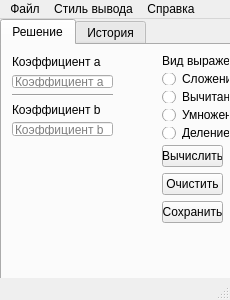
<?xml version="1.0" encoding="UTF-8"?>
<ui version="4.0">
 <class>MainWindow</class>
 <widget class="QMainWindow" name="MainWindow">
  <property name="geometry">
   <rect>
    <x>0</x>
    <y>0</y>
    <width>230</width>
    <height>300</height>
   </rect>
  </property>
  <property name="minimumSize">
   <size>
    <width>230</width>
    <height>300</height>
   </size>
  </property>
  <property name="maximumSize">
   <size>
    <width>230</width>
    <height>300</height>
   </size>
  </property>
  <property name="baseSize">
   <size>
    <width>2000</width>
    <height>2000</height>
   </size>
  </property>
  <property name="cursor">
   <cursorShape>ArrowCursor</cursorShape>
  </property>
  <property name="windowTitle">
   <string>КалькуляторQtDesigner</string>
  </property>
  <widget class="QWidget" name="centralwidget">
   <widget class="QTabWidget" name="tabWidget">
    <property name="geometry">
     <rect>
      <x>0</x>
      <y>0</y>
      <width>231</width>
      <height>282</height>
     </rect>
    </property>
    <property name="currentIndex">
     <number>0</number>
    </property>
    <widget class="QWidget" name="tab">
     <attribute name="title">
      <string>Решение</string>
     </attribute>
     <widget class="QWidget" name="verticalLayoutWidget">
      <property name="geometry">
       <rect>
        <x>10</x>
        <y>10</y>
        <width>101</width>
        <height>81</height>
       </rect>
      </property>
      <layout class="QVBoxLayout" name="verticalLayout_2">
       <item>
        <widget class="QLabel" name="label">
         <property name="text">
          <string>Коэффициент а</string>
         </property>
        </widget>
       </item>
       <item>
        <widget class="QLineEdit" name="get_a">
         <property name="contextMenuPolicy">
          <enum>Qt::PreventContextMenu</enum>
         </property>
         <property name="text">
          <string/>
         </property>
         <property name="maxLength">
          <number>8</number>
         </property>
         <property name="echoMode">
          <enum>QLineEdit::Normal</enum>
         </property>
         <property name="placeholderText">
          <string>Коэффициент а</string>
         </property>
        </widget>
       </item>
       <item>
        <widget class="Line" name="line">
         <property name="orientation">
          <enum>Qt::Horizontal</enum>
         </property>
        </widget>
       </item>
       <item>
        <widget class="QLabel" name="label_2">
         <property name="text">
          <string>Коэффициент b</string>
         </property>
        </widget>
       </item>
       <item>
        <widget class="QLineEdit" name="get_b">
         <property name="contextMenuPolicy">
          <enum>Qt::PreventContextMenu</enum>
         </property>
         <property name="text">
          <string/>
         </property>
         <property name="maxLength">
          <number>8</number>
         </property>
         <property name="echoMode">
          <enum>QLineEdit::Normal</enum>
         </property>
         <property name="placeholderText">
          <string>Коэффициент b</string>
         </property>
        </widget>
       </item>
      </layout>
     </widget>
     <widget class="QWidget" name="verticalLayoutWidget_2">
      <property name="geometry">
       <rect>
        <x>160</x>
        <y>10</y>
        <width>160</width>
        <height>84</height>
       </rect>
      </property>
      <layout class="QVBoxLayout" name="verticalLayout_3">
       <item>
        <widget class="QLabel" name="label_3">
         <property name="text">
          <string>Вид выражения</string>
         </property>
        </widget>
       </item>
       <item>
        <widget class="QRadioButton" name="radioButton_sloj">
         <property name="text">
          <string>Сложение</string>
         </property>
        </widget>
       </item>
       <item>
        <widget class="QRadioButton" name="radioButton_vich">
         <property name="text">
          <string>Вычитание</string>
         </property>
        </widget>
       </item>
       <item>
        <widget class="QRadioButton" name="radioButton_ymnoj">
         <property name="text">
          <string>Умножение</string>
         </property>
        </widget>
       </item>
       <item>
        <widget class="QRadioButton" name="radioButton_del">
         <property name="text">
          <string>Деление</string>
         </property>
        </widget>
       </item>
      </layout>
     </widget>
     <widget class="QWidget" name="verticalLayoutWidget_3">
      <property name="geometry">
       <rect>
        <x>160</x>
        <y>100</y>
        <width>61</width>
        <height>80</height>
       </rect>
      </property>
      <layout class="QVBoxLayout" name="verticalLayout_4">
       <item>
        <widget class="QPushButton" name="vichisl">
         <property name="text">
          <string>Вычислить</string>
         </property>
        </widget>
       </item>
       <item>
        <widget class="QPushButton" name="ochist">
         <property name="text">
          <string>Очистить</string>
         </property>
        </widget>
       </item>
       <item>
        <widget class="QPushButton" name="sohran">
         <property name="text">
          <string>Сохранить</string>
         </property>
        </widget>
       </item>
      </layout>
     </widget>
     <widget class="QLabel" name="pokaz">
      <property name="geometry">
       <rect>
        <x>30</x>
        <y>160</y>
        <width>35</width>
        <height>10</height>
       </rect>
      </property>
      <property name="text">
       <string/>
      </property>
     </widget>
    </widget>
    <widget class="QWidget" name="tab_2">
     <attribute name="title">
      <string>История</string>
     </attribute>
     <widget class="QTextEdit" name="show_history_vich">
      <property name="geometry">
       <rect>
        <x>0</x>
        <y>0</y>
        <width>241</width>
        <height>231</height>
       </rect>
      </property>
      <property name="readOnly">
       <bool>true</bool>
      </property>
     </widget>
    </widget>
   </widget>
  </widget>
  <widget class="QStatusBar" name="statusbar"/>
  <widget class="QMenuBar" name="menubar">
   <property name="geometry">
    <rect>
     <x>0</x>
     <y>0</y>
     <width>230</width>
     <height>18</height>
    </rect>
   </property>
   <widget class="QMenu" name="menu">
    <property name="title">
     <string>Файл</string>
    </property>
    <addaction name="Open"/>
    <addaction name="separator"/>
    <addaction name="Exit"/>
   </widget>
   <widget class="QMenu" name="menu_2">
    <property name="title">
     <string>Справка</string>
    </property>
    <addaction name="about_program"/>
    <addaction name="about_author"/>
   </widget>
   <widget class="QMenu" name="menu_3">
    <property name="title">
     <string>Стиль вывода</string>
    </property>
    <addaction name="Styles"/>
   </widget>
   <addaction name="menu"/>
   <addaction name="menu_3"/>
   <addaction name="menu_2"/>
  </widget>
  <action name="Open">
   <property name="text">
    <string>Открыть</string>
   </property>
  </action>
  <action name="Exit">
   <property name="text">
    <string>Выход</string>
   </property>
  </action>
  <action name="about_program">
   <property name="text">
    <string>О программе</string>
   </property>
  </action>
  <action name="about_author">
   <property name="text">
    <string>Об авторе</string>
   </property>
  </action>
  <action name="actionsfdg">
   <property name="text">
    <string>sfdg</string>
   </property>
  </action>
  <action name="Styles">
   <property name="text">
    <string>Открыть</string>
   </property>
  </action>
 </widget>
 <resources/>
 <connections>
  <connection>
   <sender>get_a</sender>
   <signal>textChanged(QString)</signal>
   <receiver>pokaz</receiver>
   <slot>update()</slot>
   <hints>
    <hint type="sourcelabel">
     <x>62</x>
     <y>72</y>
    </hint>
    <hint type="destinationlabel">
     <x>49</x>
     <y>201</y>
    </hint>
   </hints>
  </connection>
  <connection>
   <sender>ochist</sender>
   <signal>pressed()</signal>
   <receiver>get_a</receiver>
   <slot>clear()</slot>
   <hints>
    <hint type="sourcelabel">
     <x>192</x>
     <y>175</y>
    </hint>
    <hint type="destinationlabel">
     <x>62</x>
     <y>72</y>
    </hint>
   </hints>
  </connection>
  <connection>
   <sender>ochist</sender>
   <signal>pressed()</signal>
   <receiver>get_b</receiver>
   <slot>clear()</slot>
   <hints>
    <hint type="sourcelabel">
     <x>192</x>
     <y>175</y>
    </hint>
    <hint type="destinationlabel">
     <x>62</x>
     <y>117</y>
    </hint>
   </hints>
  </connection>
 </connections>
</ui>
